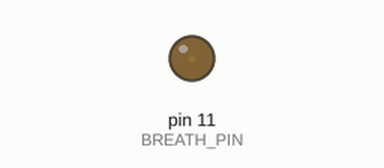
Recording of a sketch running on a simulated Arduino Uno, built with avr-gcc and run on an emulated ATmega328P. Shown: output pins drawn as LEDs (lit = HIGH).

Above: at 0.05 s.
At 2.15 s:
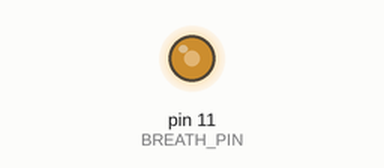
At 3.45 s:
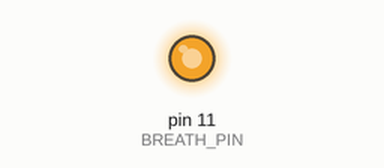
At 6.9 s:
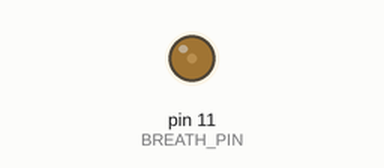
Timing chart, 0 to 10.0 s (numbered marks = the images above):
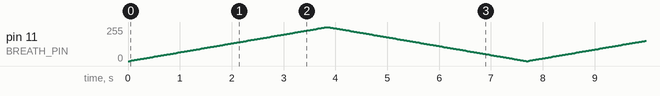

The sketch:

led_breathing.ino
```cpp
#include "src/logic.h"

void setup() {
  breath_init();
}

void loop() {
  breath_step();
  delay(30);
}
```

logic.cpp
```cpp
#include "logic.h"

static int g_brightness = BREATH_MIN;
static int g_velocity = BREATH_DEFAULT_VELOCITY;

void breath_init() {
  pinMode(BREATH_PIN, OUTPUT);
  breath_reset();
}

void breath_reset() {
  g_brightness = BREATH_MIN;
  g_velocity = BREATH_DEFAULT_VELOCITY;
  analogWrite(BREATH_PIN, g_brightness);
}

void breath_set_velocity(int velocity) {
  if (velocity != 0) {
    g_velocity = velocity;
  }
}

int breath_velocity() {
  return g_velocity;
}

int breath_brightness() {
  return g_brightness;
}

bool breath_is_rising() {
  return g_velocity > 0;
}

void breath_step() {
  analogWrite(BREATH_PIN, g_brightness);
  g_brightness = g_brightness + g_velocity;
  if (g_brightness >= BREATH_MAX) {
    g_brightness = BREATH_MAX;
    g_velocity = -g_velocity;   // next steps fade out
  } else if (g_brightness <= BREATH_MIN) {
    g_brightness = BREATH_MIN;
    g_velocity = -g_velocity;   // next steps fade in
  }
}
```

logic.h
```cpp
// led_breathing: PWM fade-in / fade-out ("breathing") of one LED.
// Adapted from https://github.com/italianproject423/Fade-In-Fade-Out (MIT).
#ifndef LOGIC_H
#define LOGIC_H
#include <Arduino.h>

#define BREATH_PIN 11               // PWM pin
#define BREATH_MIN 0
#define BREATH_MAX 255
#define BREATH_DEFAULT_VELOCITY 2

void breath_init();                     // pin as OUTPUT, brightness 0, velocity +2
void breath_reset();                    // brightness 0, velocity +2, output 0
void breath_set_velocity(int velocity); // magnitude/sign of each step (0 is ignored)
int breath_velocity();
int breath_brightness();                // current logical brightness 0..255
bool breath_is_rising();                // velocity > 0
void breath_step();                     // write current brightness, then advance and bounce at 0/255

#endif
```
